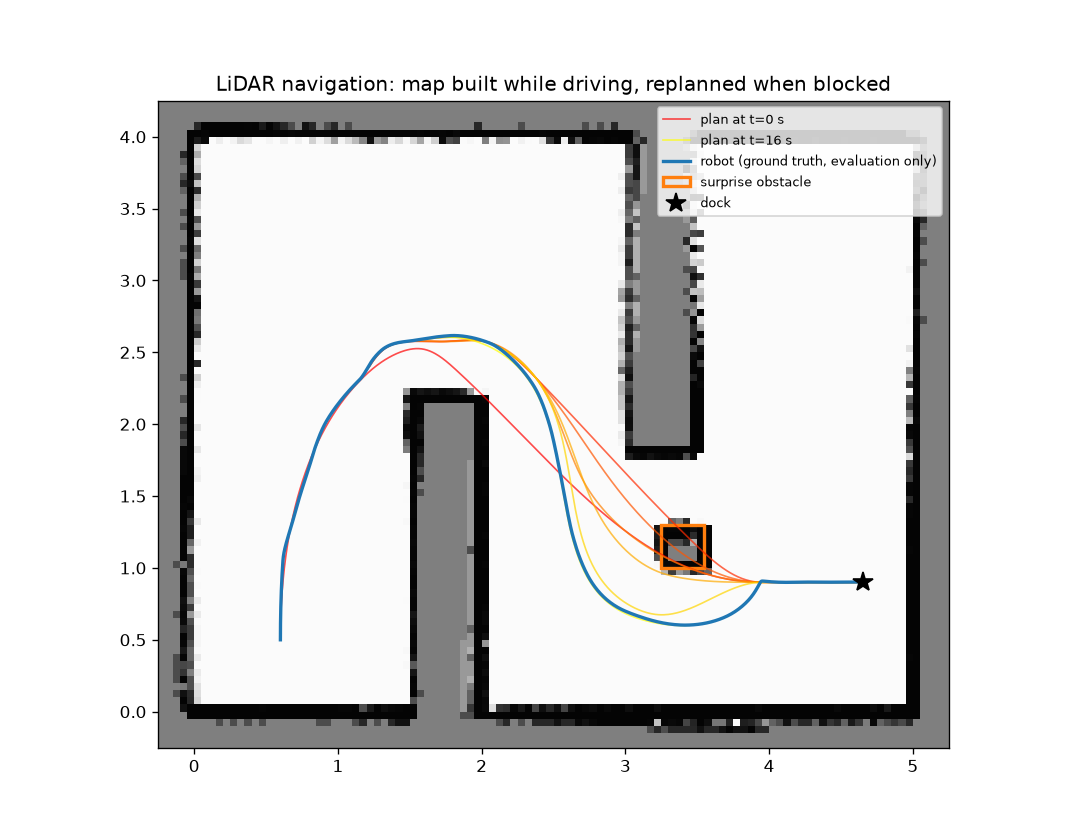

Write Python code to recreate this figure.
#this test imports and obstacle that is not in the original scene to test object recongition and path updating
import sys
from pathlib import Path

import matplotlib.pyplot as plt
import mujoco
import numpy as np

from lidar import Lidar
from navigator import Navigator
from occupancy_grid import OccupancyGrid

PART_D = Path(__file__).resolve().parents[1] / "part_d"
sys.path.insert(0, str(PART_D))
from tb3_control import RobotParams, ControllerParams, PathFollower, Path as RefPath, dock_poses  # noqa: E402
from sim.scenario import MARKERS, DOCK_ID, START, DOCK_STANDOFF, APPROACH_LEN  # noqa: E402
from sim.plant import TB3Plant  
from sim.camera import ArucoCamera  
from sim.ekf_standin import OdomArucoEKF  

SURPRISE = (3.4, 1.15, 0.15)       

xml = (PART_D / "examples" / "turtlebot3_waffle_pi" / "scene.xml").read_text()
sx, sy, sh = SURPRISE
xml = xml.replace("</worldbody>", f'<geom name="surprise" type="box" size="{sh} {sh} 0.25" '
                                  f'pos="{sx} {sy} 0.25" rgba="1 0.5 0 1"/></worldbody>')
model = mujoco.MjModel.from_xml_string(xml)
data = mujoco.MjData(model)
lidar = Lidar(model, noise_std=0.01, seed=0)

rp, cp = RobotParams(), ControllerParams()
rng = np.random.default_rng(0)
plant = TB3Plant(START.copy(), rp, wheel_err=0.03, T=cp.T, rng=rng)
cam = ArucoCamera(MARKERS, rng=np.random.default_rng(1))
ekf = OdomArucoEKF(START, np.diag([0.05**2, 0.05**2, np.deg2rad(5)**2]), rp, MARKERS, cam.sigma)
m = MARKERS[DOCK_ID]
pre, dock, dock_heading = dock_poses(m[:2], m[2], DOCK_STANDOFF, APPROACH_LEN)

nav = Navigator(lidar, OccupancyGrid(), RefPath, pre, dock, dock_heading)
ctrl = None
LIDAR_EVERY = 4                     
truth, est, paths, stops = [], [], [], 0
ekf.predict(plant.step(0.0, 0.0))
t, k = 0.0, 0
while t < 150:

    ekf.update(cam.detect(plant.truth(), t))
    if k % LIDAR_EVERY == 0:
        xt = plant.truth()  # simulate the scan from the true pose
        data.qpos[0:3] = [xt[0], xt[1], 0.0]
        data.qpos[3:7] = [np.cos(xt[2] / 2), 0, 0, np.sin(xt[2] / 2)]
        mujoco.mj_forward(model, data)
        new_path, stop = nav.step(lidar.scan(data), ekf.x, ctrl.i if ctrl else 0)   # EKF pose only
        if new_path is not None:
            ctrl = PathFollower(new_path, rp, cp)
            paths.append((t, new_path))
            print(f"t = {t:5.1f} s  replanned ({len(nav.waypoints)} waypoints, {new_path.length:.2f} m)")
    
    v, w, info = ctrl.step(ekf.x, ekf.P)
    if stop:
        v, w = 0.0, 0.0
        stops += 1
    truth.append(plant.truth()); est.append(ekf.x.copy())
    if info["done"]:
        break
    ekf.predict(plant.step(v, w))
    t += cp.T
    k += 1

truth, est = np.array(truth), np.array(est)
d = truth[-1, :2] - dock
print(f"docked: {info['done']} after {t:.1f} s, {nav.n_replans} plans, safety stops: {stops}, "
      f"final error to dock {np.hypot(*d) * 100:.1f} cm")


g = nav.grid
extent = [g.x_min, g.x_min + g.nx * g.res, g.y_min, g.y_min + g.ny * g.res]
plt.figure(figsize=(9, 7))
plt.imshow(g.probability(), origin="lower", extent=extent, cmap="gray_r", vmin=0, vmax=1)
for j, (tp, p) in enumerate(paths):
    plt.plot(p.x, p.y, color=plt.cm.autumn(j / max(len(paths) - 1, 1)), lw=1, alpha=0.7,
             label=f"plan at t={tp:.0f} s" if j in (0, len(paths) - 1) else None)
plt.plot(truth[:, 0], truth[:, 1], "C0", lw=2, label="robot (ground truth, evaluation only)")
plt.gca().add_patch(plt.Rectangle((sx - sh, sy - sh), 2 * sh, 2 * sh, fill=False, ec="C1", lw=2,
                                  label="surprise obstacle"))
plt.plot(*dock, "k*", ms=12, label="dock")
plt.legend(loc="upper right", fontsize=8); plt.gca().set_aspect("equal")
plt.title("LiDAR navigation: map built while driving, replanned when blocked")
plt.savefig(Path(__file__).with_name("test_navigator.png"), dpi=120)
plt.show()
